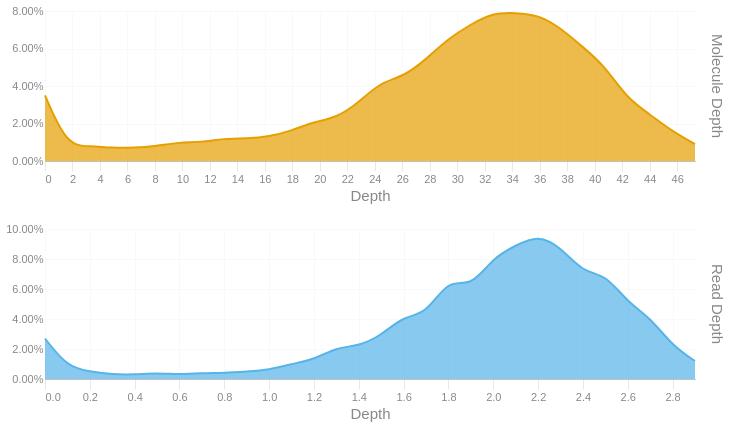

The cell this chart's notebook holds for it:
### Code cell
readdep = depth_hist(tb['Read Depth'], q99, 3)
readdep = readdep.with_columns(pl.lit('Read Depth').alias('Metric'))
if not SKIPLR:
    moldep = depth_hist(tb['Molecule Depth'], mol_q99, 1)
    moldep = moldep.with_columns(pl.lit('Molecule Depth').alias('Metric'))
    _hist = pl.concat([readdep, moldep])
    _hist = _hist.filter(pl.col('Proportion') != 0)
    with SafeRender(_hist):
        (
            alt.Chart(_hist)        
            .mark_area(interpolate = "basis")
            .encode(
                x=alt.X('Bin:Q').scale(domainMin=0).axis(alt.Axis(title='Depth')),
                y = alt.Y('Proportion:Q', title = None).axis(format = '.2%'),
                color = alt.Color('Metric:N').legend(None),
                row = alt.Row("Metric:N").header(title = None, labelOrient = 'right'),
                tooltip = [
                    alt.Tooltip("Metric:N", title = "Metric"),
                    alt.Tooltip('Interval:N', title = "Depth Interval"),
                    alt.Tooltip('Proportion:Q', title = "% Alignments").format('.2%')
                ]
            )
            .resolve_scale(x='independent', y='independent')
            .properties(
                height = 150, width = 650,
                usermeta={'embedOptions': {'downloadFileName': f'{samplename}.depth.hist'}}
            )
        ).display()
else:
    readdep = readdep.filter(pl.col('Proportion') != 0)
    with SafeRender(readdep):
        (
            alt.Chart(readdep)        
            .mark_area(interpolate = "basis")
            .encode(
                x=alt.X('Bin:Q').scale(domainMin=0).axis(alt.Axis(title='Depth')),
                y = alt.Y('Proportion:Q', title = None).axis(format = '.2%'),
                tooltip = [
                    alt.Tooltip('Interval:N', title = "Depth Interval"),
                    alt.Tooltip('Proportion:Q', title = "% Alignments").format('.2%')
                ]
            )
            .properties(
                usermeta={'embedOptions': {'downloadFileName': f'{samplename}.depth.hist'}}
            )
        ).display()

### Figure 1 — Vega-Lite specification as saved in the notebook (floating-point values rounded to 4 significant figures)
{"width": 650, "height": 150, "config": {"title": {"anchor": "start", "dy": -15, "fontSize": 18, "color": "#888888", "subtitleColor": "#888888", "subtitleFontSize": 14}, "arc": {"fill": "#0072B2"}, "axis": {"domainColor": "#888888", "domainWidth": 0.5, "gridWidth": 0.2, "grid": false, "titleFontWeight": 400, "titleFontSize": 15, "labelFontSize": 11, "labelColor": "#888888", "tickColor": "#888888", "tickWidth": 0.2, "titleColor": "#888888"}, "axisBand": {"grid": false}, "axisX": {"grid": true, "tickSize": 10, "domainCap": "round"}, "axisY": {"domain": false, "grid": true, "tickSize": 0, "domainCap": "round"}, "background": "transparent", "header": {"labelFontSize": 15, "labelColor": "#888888", "titleFontSize": 15, "titleFontWeight": 600, "titleColor": "#888888"}, "legend": {"labelFont": "sans-serif", "labelFontSize": 12, "labelColor": "#888888", "symbolSize": 100, "symbolType": "circle", "titleFontSize": 12, "titlePadding": 10, "titleColor": "#888888", "title": null}, "range": {"category": ["#E69F00", "#56B4E9", "#009E73", "#F0E442", "#0072B2", "#D55E00", "#CC79A7", "#000000"], "diverging": ["#cfe8f3", "#a2d4ec", "#73bfe2", "#46abdb", "#1696d2", "#12719e"]}, "area": {"fill": "#0072B2", "fillOpacity": 0.7, "line": true, "strokeOpacity": 0.7}, "line": {"color": "#0072B2", "stroke": "#0072B2", "strokeWidth": 2}, "trail": {"color": "#0072B2", "stroke": "#0072B2", "strokeWidth": 0, "size": 1}, "point": {"filled": true, "fillOpacity": 1.0, "size": 95}, "text": {"color": "#888888", "fontSize": 11, "align": "right", "fontWeight": 400, "size": 11}, "bar": {"fill": "#0072B2", "stroke": null}, "view": {"stroke": null, "continuousWidth": 660, "continuousHeight": 400}}, "data": {"name": "data-7865fe1b5c0c56539ed94e628ed45ae9"}, "mark": {"type": "area", "interpolate": "basis"}, "encoding": {"color": {"field": "Metric", "legend": null, "type": "nominal"}, "row": {"field": "Metric", "header": {"title": null, "labelOrient": "right"}, "type": "nominal"}, "tooltip": [{"field": "Metric", "title": "Metric", "type": "nominal"}, {"field": "Interval", "title": "Depth Interval", "type": "nominal"}, {"field": "Proportion", "format": ".2%", "title": "% Alignments", "type": "quantitative"}], "x": {"axis": {"title": "Depth"}, "field": "Bin", "scale": {"domainMin": 0}, "type": "quantitative"}, "y": {"axis": {"format": ".2%"}, "field": "Proportion", "title": null, "type": "quantitative"}}, "resolve": {"scale": {"x": "independent", "y": "independent"}}, "usermeta": {"embedOptions": {"downloadFileName": "S3_Waccamaw_1712.depth.hist"}}, "$schema": "https://vega.github.io/schema/vega-lite/v6.1.0.json", "datasets": {"data-7865fe1b5c0c56539ed94e628ed45ae9": [{"Bin": 0.0, "Interval": "0.0-0.1", "Proportion": 0.027, "Metric": "Read Depth"}, {"Bin": 0.1, "Interval": "0.1-0.2", "Proportion": 0.008, "Metric": "Read Depth"}, {"Bin": 0.2, "Interval": "0.2-0.3", "Proportion": 0.005, "Metric": "Read Depth"}, {"Bin": 0.3, "Interval": "0.3-0.4", "Proportion": 0.003, "Metric": "Read Depth"}, {"Bin": 0.4, "Interval": "0.4-0.5", "Proportion": 0.003, "Metric": "Read Depth"}, {"Bin": 0.5, "Interval": "0.5-0.6", "Proportion": 0.004, "Metric": "Read Depth"}, {"Bin": 0.6, "Interval": "0.6-0.7", "Proportion": 0.003, "Metric": "Read Depth"}, {"Bin": 0.7, "Interval": "0.7-0.8", "Proportion": 0.004, "Metric": "Read Depth"}, {"Bin": 0.8, "Interval": "0.8-0.9", "Proportion": 0.004, "Metric": "Read Depth"}, {"Bin": 0.9, "Interval": "0.9-1.0", "Proportion": 0.005, "Metric": "Read Depth"}, {"Bin": 1.0, "Interval": "1.0-1.1", "Proportion": 0.006, "Metric": "Read Depth"}, {"Bin": 1.1, "Interval": "1.1-1.2", "Proportion": 0.01, "Metric": "Read Depth"}, {"Bin": 1.2, "Interval": "1.2-1.3", "Proportion": 0.013, "Metric": "Read Depth"}, {"Bin": 1.3, "Interval": "1.3-1.4", "Proportion": 0.021, "Metric": "Read Depth"}, {"Bin": 1.4, "Interval": "1.4-1.5", "Proportion": 0.022, "Metric": "Read Depth"}, {"Bin": 1.5, "Interval": "1.5-1.6", "Proportion": 0.029, "Metric": "Read Depth"}, {"Bin": 1.6, "Interval": "1.6-1.7", "Proportion": 0.042, "Metric": "Read Depth"}, {"Bin": 1.7, "Interval": "1.7-1.8", "Proportion": 0.043, "Metric": "Read Depth"}, {"Bin": 1.8, "Interval": "1.8-1.9", "Proportion": 0.067, "Metric": "Read Depth"}, {"Bin": 1.9, "Interval": "1.9-2.0", "Proportion": 0.061, "Metric": "Read Depth"}, {"Bin": 2.0, "Interval": "2.0-2.1", "Proportion": 0.081, "Metric": "Read Depth"}, {"Bin": 2.1, "Interval": "2.1-2.2", "Proportion": 0.089, "Metric": "Read Depth"}, {"Bin": 2.2, "Interval": "2.2-2.3", "Proportion": 0.096, "Metric": "Read Depth"}, {"Bin": 2.3, "Interval": "2.3-2.4", "Proportion": 0.088, "Metric": "Read Depth"}, {"Bin": 2.4, "Interval": "2.4-2.5", "Proportion": 0.071, "Metric": "Read Depth"}, {"Bin": 2.5, "Interval": "2.5-2.6", "Proportion": 0.07, "Metric": "Read Depth"}, {"Bin": 2.6, "Interval": "2.6-2.7", "Proportion": 0.051, "Metric": "Read Depth"}, {"Bin": 2.7, "Interval": "2.7-2.8", "Proportion": 0.041, "Metric": "Read Depth"}, {"Bin": 2.8, "Interval": "2.8-2.9", "Proportion": 0.022, "Metric": "Read Depth"}, {"Bin": 2.9, "Interval": "2.9-3.0", "Proportion": 0.012, "Metric": "Read Depth"}, {"Bin": 0.0, "Interval": "0.0-1.6", "Proportion": 0.035, "Metric": "Molecule Depth"}, {"Bin": 1.6, "Interval": "1.6-3.3", "Proportion": 0.008, "Metric": "Molecule Depth"}, {"Bin": 3.3, "Interval": "3.3-4.9", "Proportion": 0.008, "Metric": "Molecule Depth"}, {"Bin": 4.9, "Interval": "4.9-6.5", "Proportion": 0.007, "Metric": "Molecule Depth"}, {"Bin": 6.5, "Interval": "6.5-8.1", "Proportion": 0.007, "Metric": "Molecule Depth"}, {"Bin": 8.1, "Interval": "8.1-9.8", "Proportion": 0.008, "Metric": "Molecule Depth"}, {"Bin": 9.8, "Interval": "9.8-11.4", "Proportion": 0.01, "Metric": "Molecule Depth"}, {"Bin": 11.4, "Interval": "11.4-13.0", "Proportion": 0.01, "Metric": "Molecule Depth"}, {"Bin": 13.0, "Interval": "13.0-14.7", "Proportion": 0.012, "Metric": "Molecule Depth"}, {"Bin": 14.7, "Interval": "14.7-16.3", "Proportion": 0.012, "Metric": "Molecule Depth"}, {"Bin": 16.3, "Interval": "16.3-17.9", "Proportion": 0.013, "Metric": "Molecule Depth"}, {"Bin": 17.9, "Interval": "17.9-19.6", "Proportion": 0.016, "Metric": "Molecule Depth"}, {"Bin": 19.6, "Interval": "19.6-21.2", "Proportion": 0.021, "Metric": "Molecule Depth"}, {"Bin": 21.2, "Interval": "21.2-22.8", "Proportion": 0.023, "Metric": "Molecule Depth"}, {"Bin": 22.8, "Interval": "22.8-24.4", "Proportion": 0.031, "Metric": "Molecule Depth"}, {"Bin": 24.4, "Interval": "24.4-26.1", "Proportion": 0.042, "Metric": "Molecule Depth"}, {"Bin": 26.1, "Interval": "26.1-27.7", "Proportion": 0.045, "Metric": "Molecule Depth"}, {"Bin": 27.7, "Interval": "27.7-29.3", "Proportion": 0.054, "Metric": "Molecule Depth"}, {"Bin": 29.3, "Interval": "29.3-31.0", "Proportion": 0.065, "Metric": "Molecule Depth"}, {"Bin": 31.0, "Interval": "31.0-32.6", "Proportion": 0.073, "Metric": "Molecule Depth"}, {"Bin": 32.6, "Interval": "32.6-34.2", "Proportion": 0.079, "Metric": "Molecule Depth"}, {"Bin": 34.2, "Interval": "34.2-35.9", "Proportion": 0.079, "Metric": "Molecule Depth"}, {"Bin": 35.9, "Interval": "35.9-37.5", "Proportion": 0.078, "Metric": "Molecule Depth"}, {"Bin": 37.5, "Interval": "37.5-39.1", "Proportion": 0.071, "Metric": "Molecule Depth"}, {"Bin": 39.1, "Interval": "39.1-40.7", "Proportion": 0.061, "Metric": "Molecule Depth"}, {"Bin": 40.7, "Interval": "40.7-42.4", "Proportion": 0.051, "Metric": "Molecule Depth"}, {"Bin": 42.4, "Interval": "42.4-44.0", "Proportion": 0.033, "Metric": "Molecule Depth"}, {"Bin": 44.0, "Interval": "44.0-45.6", "Proportion": 0.025, "Metric": "Molecule Depth"}, {"Bin": 45.6, "Interval": "45.6-47.3", "Proportion": 0.016, "Metric": "Molecule Depth"}, {"Bin": 47.3, "Interval": "47.3-48.89", "Proportion": 0.009, "Metric": "Molecule Depth"}]}}
